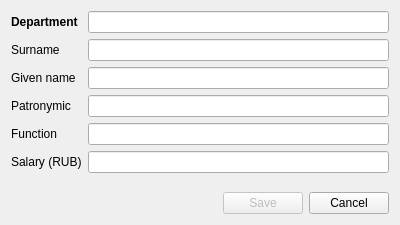
<?xml version="1.0" encoding="UTF-8"?>
<ui version="4.0">
 <class>EmployeeEditDialog</class>
 <widget class="QDialog" name="EmployeeEditDialog">
  <property name="windowModality">
   <enum>Qt::ApplicationModal</enum>
  </property>
  <property name="geometry">
   <rect>
    <x>0</x>
    <y>0</y>
    <width>400</width>
    <height>225</height>
   </rect>
  </property>
  <property name="sizePolicy">
   <sizepolicy hsizetype="Preferred" vsizetype="Fixed">
    <horstretch>0</horstretch>
    <verstretch>0</verstretch>
   </sizepolicy>
  </property>
  <property name="windowTitle">
   <string>New employee</string>
  </property>
  <property name="modal">
   <bool>true</bool>
  </property>
  <layout class="QVBoxLayout" name="verticalLayout">
   <item>
    <layout class="QFormLayout" name="formLayout">
     <item row="1" column="0">
      <widget class="QLabel" name="label_5">
       <property name="font">
        <font>
         <weight>75</weight>
         <bold>true</bold>
        </font>
       </property>
       <property name="text">
        <string>Department</string>
       </property>
       <property name="textFormat">
        <enum>Qt::AutoText</enum>
       </property>
      </widget>
     </item>
     <item row="1" column="1">
      <widget class="QLineEdit" name="departmentEditRO">
       <property name="focusPolicy">
        <enum>Qt::NoFocus</enum>
       </property>
      </widget>
     </item>
     <item row="2" column="0">
      <widget class="QLabel" name="label">
       <property name="text">
        <string>Surname</string>
       </property>
      </widget>
     </item>
     <item row="2" column="1">
      <widget class="QLineEdit" name="surnameEdit"/>
     </item>
     <item row="3" column="0">
      <widget class="QLabel" name="label_2">
       <property name="text">
        <string>Given name</string>
       </property>
      </widget>
     </item>
     <item row="3" column="1">
      <widget class="QLineEdit" name="nameEdit"/>
     </item>
     <item row="4" column="0">
      <widget class="QLabel" name="label_3">
       <property name="text">
        <string>Patronymic</string>
       </property>
      </widget>
     </item>
     <item row="4" column="1">
      <widget class="QLineEdit" name="middleNameEdit"/>
     </item>
     <item row="5" column="1">
      <widget class="QLineEdit" name="functionEdit"/>
     </item>
     <item row="6" column="0">
      <widget class="QLabel" name="label_4">
       <property name="text">
        <string>Salary (RUB)</string>
       </property>
      </widget>
     </item>
     <item row="6" column="1">
      <widget class="QLineEdit" name="salaryEdit"/>
     </item>
     <item row="5" column="0">
      <widget class="QLabel" name="label_6">
       <property name="text">
        <string>Function</string>
       </property>
      </widget>
     </item>
    </layout>
   </item>
   <item>
    <layout class="QHBoxLayout" name="horizontalLayout">
     <item>
      <spacer name="horizontalSpacer">
       <property name="orientation">
        <enum>Qt::Horizontal</enum>
       </property>
       <property name="sizeHint" stdset="0">
        <size>
         <width>40</width>
         <height>20</height>
        </size>
       </property>
      </spacer>
     </item>
     <item>
      <widget class="QPushButton" name="saveButton">
       <property name="enabled">
        <bool>false</bool>
       </property>
       <property name="text">
        <string>Save</string>
       </property>
      </widget>
     </item>
     <item>
      <widget class="QPushButton" name="cancelButton">
       <property name="text">
        <string>Cancel</string>
       </property>
      </widget>
     </item>
    </layout>
   </item>
  </layout>
 </widget>
 <tabstops>
  <tabstop>surnameEdit</tabstop>
  <tabstop>nameEdit</tabstop>
  <tabstop>middleNameEdit</tabstop>
  <tabstop>functionEdit</tabstop>
  <tabstop>salaryEdit</tabstop>
  <tabstop>saveButton</tabstop>
  <tabstop>cancelButton</tabstop>
 </tabstops>
 <resources/>
 <connections/>
</ui>
